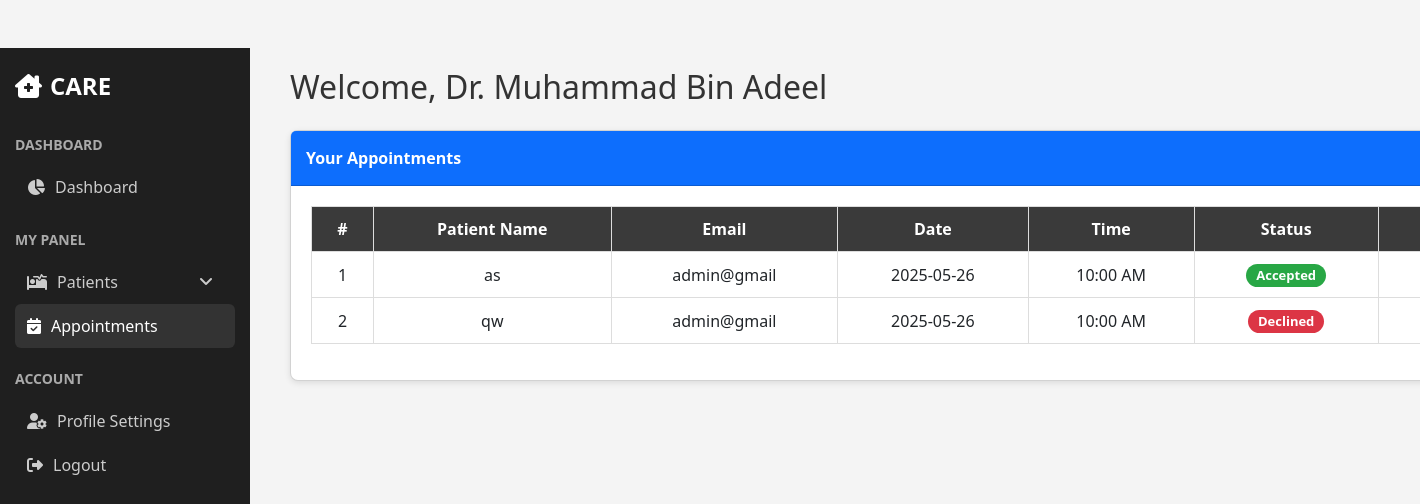
The app's page /doctor_appointment.php (signed in), older data.
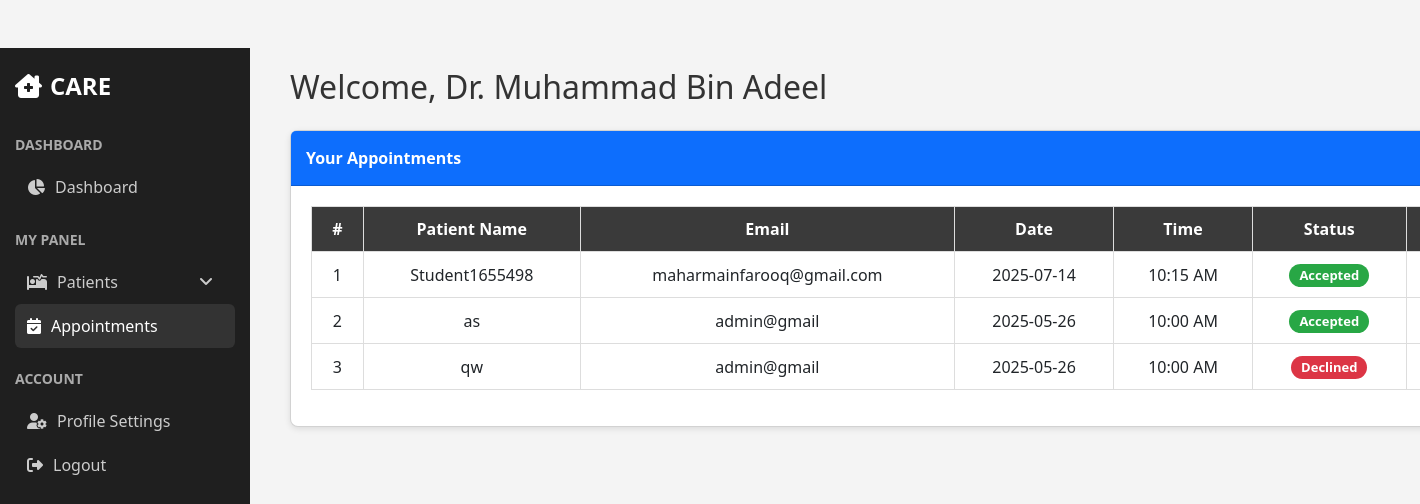
The same page, newer data.
### tables this page shows
CREATE TABLE `doctors` (
  `image` varchar(255) NOT NULL,
  `id` int(11) NOT NULL,
  `name` varchar(100) NOT NULL,
  `hospital_name` varchar(150) DEFAULT NULL,
  `phone` varchar(20) DEFAULT NULL,
  `specialization` varchar(100) DEFAULT NULL,
  `city` varchar(100) DEFAULT NULL,
  `days` varchar(100) DEFAULT NULL,
  `timing` varchar(100) DEFAULT NULL,
  `experience` varchar(100) DEFAULT NULL,
  `description` text DEFAULT NULL,
  `status` enum('pending','approved') DEFAULT 'pending',
  `created_at` timestamp NOT NULL DEFAULT current_timestamp(),
  `location` varchar(255) DEFAULT NULL,
  `address` text DEFAULT NULL,
  `degree` varchar(255) DEFAULT NULL,
  `email` varchar(255) DEFAULT NULL,
  `password` varchar(255) DEFAULT NULL,
  `is_notified` tinyint(1) NOT NULL DEFAULT 0,
  `changes_pending` tinyint(1) NOT NULL DEFAULT 0
);

CREATE TABLE `appointments` (
  `id` int(11) NOT NULL,
  `patient_name` varchar(255) DEFAULT NULL,
  `email` varchar(255) DEFAULT NULL,
  `specialization` varchar(255) DEFAULT NULL,
  `doctor_id` int(11) DEFAULT NULL,
  `appointment_date` date DEFAULT NULL,
  `appointment_time` time DEFAULT NULL,
  `created_at` timestamp NOT NULL DEFAULT current_timestamp(),
  `is_notified` tinyint(1) NOT NULL DEFAULT 0,
  `status` enum('Pending','Accepted','Declined') DEFAULT 'Pending',
  `patient_id` int(11) NOT NULL
);

### doctor_appointment.php (the view, shortened to what this page needs)
<?php
include("db.php");
$doctor_id = $_SESSION['doctor_id'];
$stmtDoctor = $conn->prepare("SELECT name FROM doctors WHERE id = ?");
$stmtDoctor->bind_param("i", $doctor_id);
$stmtDoctor->execute();
$doctor = $stmtDoctor->get_result()->fetch_assoc();
$stmt = $conn->prepare("SELECT * FROM appointments WHERE doctor_id = ? ORDER BY created_at DESC");
$stmt->bind_param("i", $doctor_id);
$stmt->execute();
$appointments = $stmt->get_result();
?>
<!DOCTYPE html>
<html lang="en"><head>
    <link href="https://cdn.jsdelivr.net/npm/bootstrap@5.3.0/dist/css/bootstrap.min.css" rel="stylesheet">
    <link href="https://cdnjs.cloudflare.com/ajax/libs/font-awesome/6.4.0/css/all.min.css" rel="stylesheet">
</head>
<body>
 <nav class="sidebar">
        <div class="brand-title">
            <i class="fas fa-clinic-medical me-2"></i>CARE
        </div>
        <div class="sidebar-menu">
            <div class="sidebar-section">
                <div class="section-title">Dashboard</div>
                <a href="doctor_profile.php" class="nav-link">
                    <i class="fas fa-chart-pie"></i>
                    <span>Dashboard</span>
                </a>
            </div>
            <div class="sidebar-section">
                <div class="section-title">My Panel</div>
                <div class="nav-link" onclick="toggleCollapse('patientsCollapse')">
                    <i class="fas fa-procedures"></i>
                    <span>Patients</span>
                    <i class="fas fa-angle-down ms-auto" id="patientsCollapseIcon"></i>
                </div>
                <a href="doctor_appointment.php" class="nav-link active">
                    <i class="fas fa-calendar-check"></i>
                    <span>Appointments</span>
                </a>
            </div>
            <div class="sidebar-section">
                <div class="section-title">Account</div>
                <a href="modefied_doctor.php" class="nav-link">
                    <i class="fas fa-user-cog"></i>
                    <span>Profile Settings</span>
                </a>
                <a href="logout.php" class="nav-link">
                    <i class="fas fa-sign-out-alt"></i>
                    <span>Logout</span>
                </a>
            </div>
        </div>
    </nav>
<div class="container mt-5">
    <h2>Welcome, Dr. <?= htmlspecialchars($doctor['name']) ?></h2>
    <div class="card mt-4">
        <div class="card-header bg-primary text-white">Your Appointments</div>
        <div class="card-body">
            <?php if ($appointments->num_rows > 0): ?>
                <div class="table-responsive">
                    <table class="table table-bordered align-middle text-center">
                        <thead class="table-dark">
                            <tr>
                                <th>#</th>
                                <th>Patient Name</th>
                                <th>Email</th>
                                <th>Date</th>
                                <th>Time</th>
                                <th>Status</th>
                                <th>Actions</th>
                            </tr>
                        </thead>
                        <tbody>
                        <?php $i = 1; while ($row = $appointments->fetch_assoc()): ?>
                            <tr>
                                <td><?= $i++ ?></td>
                                <td><?= htmlspecialchars($row['patient_name']) ?></td>
                                <td><?= htmlspecialchars($row['email']) ?></td>
                                <td><?= $row['appointment_date'] ?></td>
                                <td><?= date('h:i A', strtotime($row['appointment_time'])) ?></td>
                                <td>
                                    <?php
                                        $status = strtolower($row['status']);
                                        if ($status === 'pending'):
                                    ?>
                                        <span class="badge bg-warning text-dark">Pending</span>
                                    <?php elseif ($status === 'accepted' || $status === 'approved'): ?>
                                        <span class="badge bg-success">Accepted</span>
                                    <?php elseif ($status === 'declined' || $status === 'rejected'): ?>
                                        <span class="badge bg-danger">Declined</span>
                                    <?php else: ?>
                                        <span class="badge bg-secondary">Unknown</span>
                                    <?php endif; ?>
                                </td>
                                <td>
                                </td>
                            </tr>
                        <?php endwhile; ?>
                        </tbody>
                    </table>
                </div>
            <?php else: ?>
                <p class="text-muted">No appointments found.</p>
            <?php endif; ?>
        </div>
    </div>
</div>
</body>
</html>

### doctor_appointment.php (style rules this page uses)
body { margin: 0; font-family: 'Segoe UI', sans-serif; background-color: #f4f4f4; color: #333; }
.sidebar { width: 250px; height: 100vh; position: fixed; background: #1f1f1f; color: #fff; padding: 20px 15px; overflow-y: auto; }
.brand-title { font-size: 24px; font-weight: bold; margin-bottom: 30px; display: flex; align-items: center; color: #fff; }
.sidebar-menu { display: flex; flex-direction: column; }
.sidebar-section { margin-bottom: 20px; }
.section-title { font-size: 14px; font-weight: bold; color: #aaa; margin-bottom: 10px; text-transform: uppercase; }
.nav-link { display: flex; align-items: center; padding: 10px 12px; color: #ccc; text-decoration: none; border-radius: 6px; cursor: pointer; transition: background 0.2s ease; }
.nav-link:hover, .nav-link.active { background-color: #333; color: #fff; }
.nav-link i { margin-right: 10px; }
.nav-link .ms-auto { margin-left: auto; }
.container { margin-left: 270px; padding: 20px; }
.card { background-color: #fff; border-radius: 8px; box-shadow: 0 2px 6px rgba(0, 0, 0, 0.1); }
.card-header { font-weight: bold; background-color: #2e3b4e; color: #fff; padding: 15px; border-top-left-radius: 8px; border-top-right-radius: 8px; }
.card-body { padding: 20px; }
.table { width: 100%; border-collapse: collapse; }
.table th, .table td { padding: 10px 12px; border: 1px solid #ddd; }
.table th { background-color: #3a3a3a; color: #fff; }
.table tbody tr:nth-child(even) { background-color: #f9f9f9; }
.badge { padding: 5px 10px; border-radius: 12px; font-size: 13px; }
.bg-success { background-color: #28a745 !important; }
.bg-danger { background-color: #dc3545 !important; }

Row changes from the older to the newer data that the page shows:
added appointments: patient_name "Student1655498", email "maharmainfarooq@gmail.com", appointment_date "2025-07-14", appointment_time "10:15 AM", status "Accepted"
